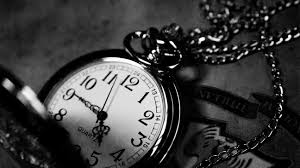
#> input picture Image_P/watch.jpg, 300 x 168 px
$ python task8.py
#> lines starting #> are read from the running program, lines starting #| are printed output that depends on the picture
import numpy as np
import cv2
import matplotlib.pyplot as plt

if __name__ == '__main__':
	img = cv2.imread('watch.jpg',cv2.IMREAD_GRAYSCALE) # Read the image in greyscale
#> img is the input picture: shape (168, 300); min 0, max 255, mean 60.7
	ims = cv2.resize(img,(256,256))
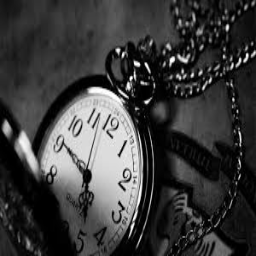
#> ims: shape (256, 256); min 0, max 255, mean 60.6
	#cv2.imshow('Original Image',ims)
	eight_bit_img = seven_bit_img = six_bit_img = five_bit_img = four_bit_img = three_bit_img = two_bit_img = one_bit_img = 0
	img_bits = [eight_bit_img, seven_bit_img, six_bit_img, five_bit_img, four_bit_img, three_bit_img, two_bit_img, one_bit_img]
	val = [128, 64, 32, 16, 8, 4, 2, 1]
	# Iterate over each pixel and change pixel value to binary using np.binary_repr() and store it in a list.
	lst = []
	for i in range(img.shape[0]):
	    for j in range(img.shape[1]):
	        lst.append(np.binary_repr(img[i][j], width=8))  # width = no. of bits
#> after the loop, lst = 50400 items
	for j in range(8):
		img_bits[j] = (np.array([int(i[j]) for i in lst], dtype=np.uint8) * val[j]).reshape(img.shape[0], img.shape[1])
#> after the loop, img_bits = 8 items
	plt.figure("The Image Slices")
	nm = ['Bit 7','Bit 6','Bit 5','Bit 4','Bit 3','Bit 2','Bit 1','Bit 0']
	bits = [eight_bit_img, seven_bit_img, six_bit_img, five_bit_img, four_bit_img, three_bit_img, two_bit_img, one_bit_img]

	for i in range(8):
		plt.subplot(2,4,i+1).set_title(nm[i])
		plt.imshow(img_bits[i], cmap='gray')
	plt.show()
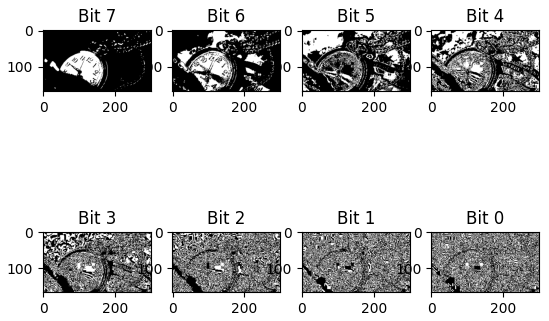
#> figure drawn by matplotlib, 8 panels

$ run again, with Image_P/BrightSakib.jpg copied over Image_P/watch.jpg
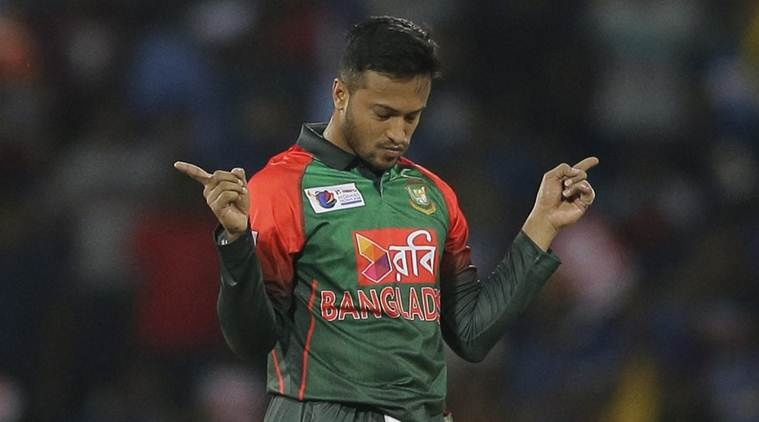
#> input picture Image_P/BrightSakib.jpg, 759 x 422 px
#> `img = cv2.imread('watch.jpg',cv2.IMREAD_GRAYSCALE)`:
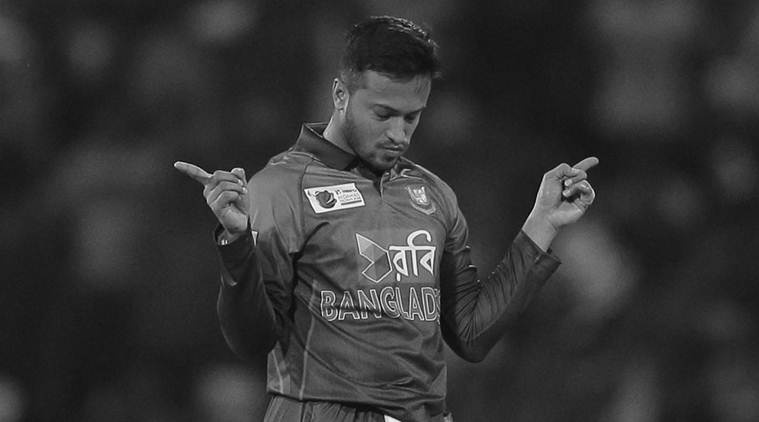
#> img: shape (422, 759); min 0, max 255, mean 52.5
#> `ims = cv2.resize(img,(256,256))`:
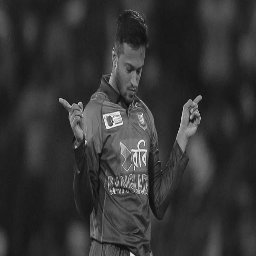
#> ims: shape (256, 256); min 9, max 253, mean 52.4
#> after the loop `for i in range(img.shape[0]):`: lst = 320298 items
#> after the loop `for j in range(8):`: img_bits = 8 items
